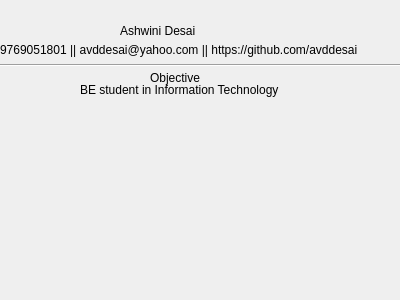
<?xml version="1.0" encoding="UTF-8"?>
<ui version="4.0">
 <class>SecDialog</class>
 <widget class="QDialog" name="SecDialog">
  <property name="geometry">
   <rect>
    <x>0</x>
    <y>0</y>
    <width>400</width>
    <height>300</height>
   </rect>
  </property>
  <property name="windowTitle">
   <string>Dialog</string>
  </property>
  <widget class="QLabel" name="label">
   <property name="geometry">
    <rect>
     <x>120</x>
     <y>20</y>
     <width>141</width>
     <height>21</height>
    </rect>
   </property>
   <property name="styleSheet">
    <string notr="true">font: 16pt &quot;8514oem&quot;;</string>
   </property>
   <property name="text">
    <string>Ashwini Desai </string>
   </property>
  </widget>
  <widget class="QLabel" name="label_2">
   <property name="geometry">
    <rect>
     <x>0</x>
     <y>40</y>
     <width>401</width>
     <height>20</height>
    </rect>
   </property>
   <property name="text">
    <string>9769051801 || avddesai@yahoo.com || https://github.com/avddesai</string>
   </property>
  </widget>
  <widget class="QLabel" name="label_3">
   <property name="geometry">
    <rect>
     <x>150</x>
     <y>70</y>
     <width>55</width>
     <height>16</height>
    </rect>
   </property>
   <property name="styleSheet">
    <string notr="true">font: 75 8pt &quot;MS Shell Dlg 2&quot;;
</string>
   </property>
   <property name="text">
    <string>Objective</string>
   </property>
  </widget>
  <widget class="QLabel" name="label_4">
   <property name="geometry">
    <rect>
     <x>80</x>
     <y>80</y>
     <width>331</width>
     <height>20</height>
    </rect>
   </property>
   <property name="text">
    <string>BE student in Information Technology</string>
   </property>
  </widget>
  <widget class="Line" name="line">
   <property name="geometry">
    <rect>
     <x>-20</x>
     <y>50</y>
     <width>431</width>
     <height>31</height>
    </rect>
   </property>
   <property name="orientation">
    <enum>Qt::Horizontal</enum>
   </property>
  </widget>
 </widget>
 <resources/>
 <connections/>
</ui>
